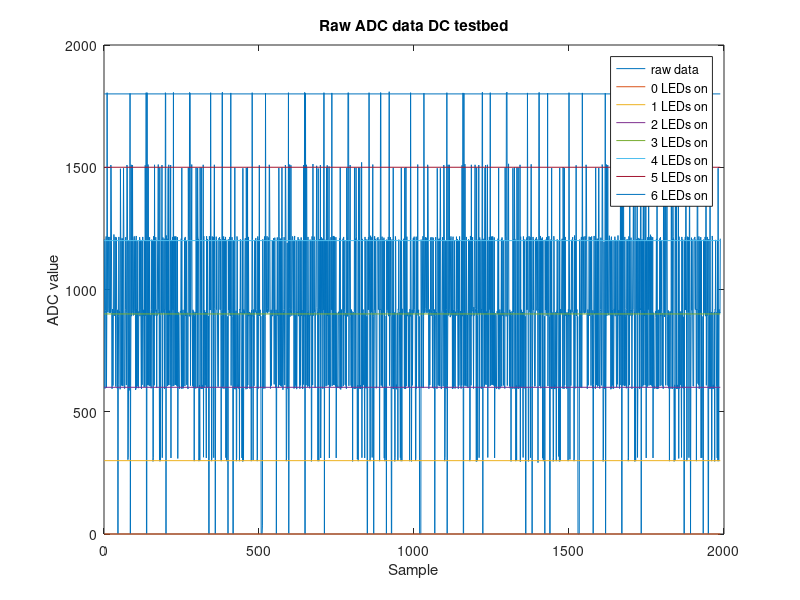
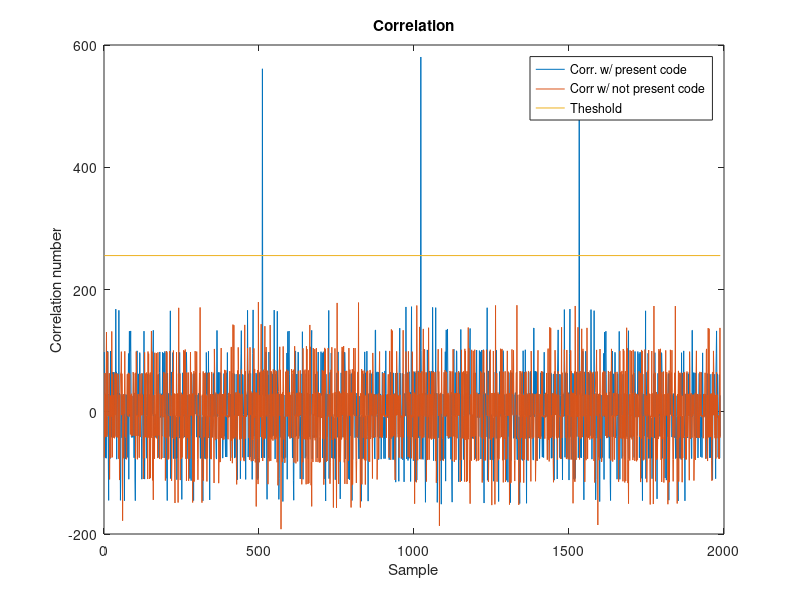
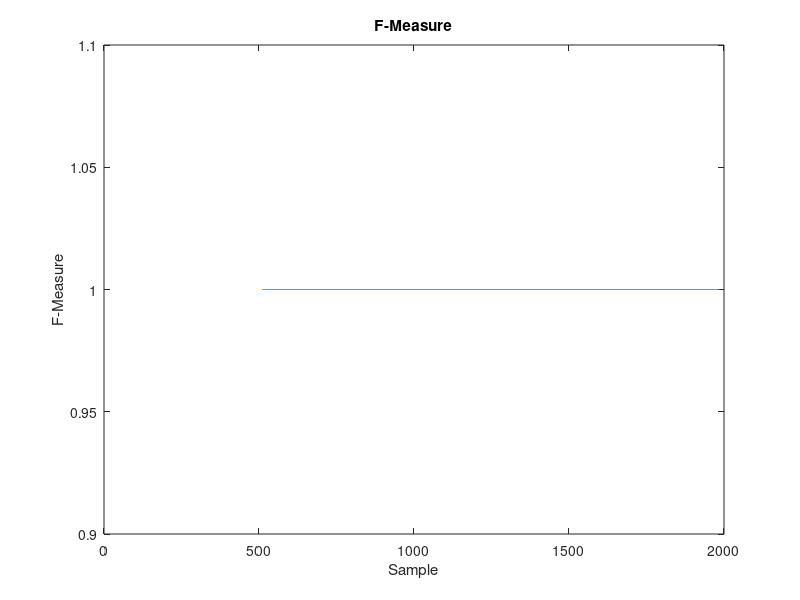

These figures' MATLAB source, in order:
load dc-testbed-raw-and-corr-n=9-N=6;
%load dc-testbed-raw-and-corr-n=7-N=6;

L = 511;

close all;

start_idx = 1; %400
end_idx = length(corr); % 1200


plot(raw(start_idx : end_idx))
title('Raw ADC data DC testbed');
xlabel('Sample');
ylabel('ADC value');

hold on;

for idx = 0:6
   plot([1 end_idx - start_idx + 1],[300*idx 300*idx]); 
end;

legend('raw data','0 LEDs on', '1 LEDs on', '2 LEDs on', '3 LEDs on', '4 LEDs on', '5 LEDs on', '6 LEDs on');
hold off;


figure;

plot(corr(start_idx : end_idx));
title('Correlation');
xlabel('Sample');
ylabel('Correlation number');

hold on;

plot(corr_not_included_code(start_idx : end_idx));

plot([1 min(end_idx - start_idx + 1, length(corr))],[L/2 L/2]); 

legend('Corr. w/ present code', 'Corr w/ not present code', 'Theshold');
hold off;


idx_first_tp = 511;%95;
tp = 0;
fp = 0;
tn = 0;
fn = 0;

f = zeros(1, length(corr));



for idx=1:length(corr)
   if (mod(idx - idx_first_tp, L) == 0)
        %tp = 0;
        %fp = 0;
        %tn = 0;
        %fn = 0;

       if corr(idx) > L/2
           tp = tp + 1;
       else
           fn = fn + 1;
       end;
   else
       if corr(idx) > L/2
           fp = fp + 1;
       else
           tn = tn + 1;
       end;
   end;
   
   precision = tp / (tp + fp);
   recall = tp / (tp + fn);
   
   if (precision == 0 && recall == 0)
       f(idx) = 1;
   else
       f(idx) =  2 * precision * recall / (precision + recall);
   end;
       
    
end;

precision = tp / (tp + fp);
recall = tp / (tp + fn);

figure;
plot(f);
title('F-Measure')
xlabel('Sample');
ylabel('F-Measure');
